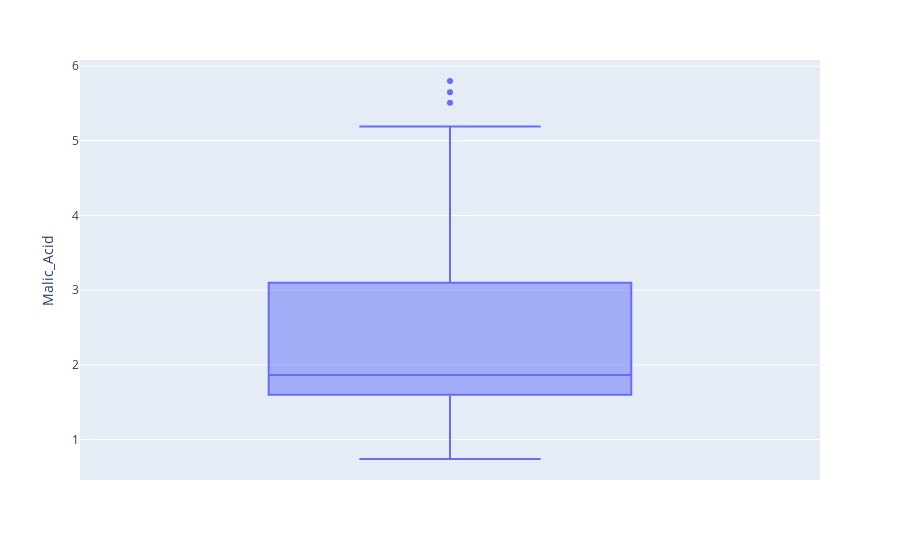

Notebook source saved alongside this figure:
### Code cell
fig = plt.figure(figsize=(8,6))
px.box(df, y='Malic_Acid')

### Figure 1 — Plotly figure (JSON) as saved in the notebook; plotly's stock layout.template omitted (floating-point values rounded to 4 significant figures; data arrays with more than 128 entries replaced by an {"elided": "..."} marker saying what was removed)
{"data": [{"alignmentgroup": "True", "hovertemplate": "Malic_Acid=%{y}<extra></extra>", "legendgroup": "", "marker": {"color": "#636efa"}, "name": "", "notched": false, "offsetgroup": "", "orientation": "v", "showlegend": false, "type": "box", "x0": " ", "xaxis": "x", "y": {"elided": "178 float values"}, "y0": " ", "yaxis": "y"}], "layout": {"boxmode": "group", "legend": {"tracegroupgap": 0}, "margin": {"t": 60}, "xaxis": {"anchor": "y", "domain": [0, 1]}, "yaxis": {"anchor": "x", "domain": [0, 1], "title": {"text": "Malic_Acid"}}}}
